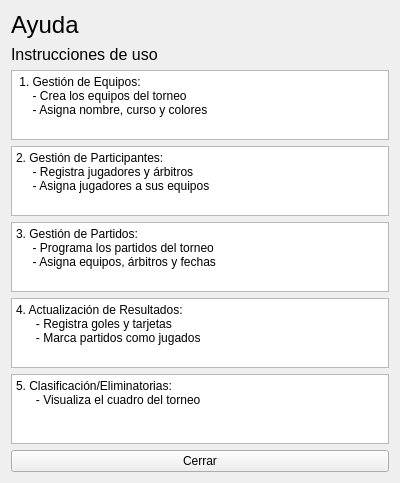
<?xml version="1.0" encoding="UTF-8"?>
<ui version="4.0">
 <class>Form</class>
 <widget class="QWidget" name="Form">
  <property name="geometry">
   <rect>
    <x>0</x>
    <y>0</y>
    <width>400</width>
    <height>462</height>
   </rect>
  </property>
  <property name="windowTitle">
   <string>Form</string>
  </property>
  <layout class="QVBoxLayout" name="verticalLayout">
   <item>
    <widget class="QLabel" name="label_titulo">
     <property name="font">
      <font>
       <pointsize>18</pointsize>
      </font>
     </property>
     <property name="text">
      <string>Ayuda</string>
     </property>
    </widget>
   </item>
   <item>
    <widget class="QLabel" name="label_2">
     <property name="font">
      <font>
       <pointsize>12</pointsize>
      </font>
     </property>
     <property name="text">
      <string>Instrucciones de uso</string>
     </property>
    </widget>
   </item>
   <item>
    <widget class="QPlainTextEdit" name="plainTextEdit">
     <property name="readOnly">
      <bool>true</bool>
     </property>
     <property name="plainText">
      <string> 1. Gestión de Equipos:                       
     - Crea los equipos del torneo             
     - Asigna nombre, curso y colores </string>
     </property>
    </widget>
   </item>
   <item>
    <widget class="QPlainTextEdit" name="plainTextEdit_2">
     <property name="readOnly">
      <bool>true</bool>
     </property>
     <property name="plainText">
      <string>2. Gestión de Participantes:                 
     - Registra jugadores y árbitros           
     - Asigna jugadores a sus equipos</string>
     </property>
    </widget>
   </item>
   <item>
    <widget class="QPlainTextEdit" name="plainTextEdit_3">
     <property name="readOnly">
      <bool>true</bool>
     </property>
     <property name="plainText">
      <string>3. Gestión de Partidos:                      
     - Programa los partidos del torneo        
     - Asigna equipos, árbitros y fechas</string>
     </property>
    </widget>
   </item>
   <item>
    <widget class="QPlainTextEdit" name="plainTextEdit_4">
     <property name="readOnly">
      <bool>true</bool>
     </property>
     <property name="plainText">
      <string>4. Actualización de Resultados:              
      - Registra goles y tarjetas               
      - Marca partidos como jugados</string>
     </property>
    </widget>
   </item>
   <item>
    <widget class="QPlainTextEdit" name="plainTextEdit_5">
     <property name="readOnly">
      <bool>true</bool>
     </property>
     <property name="plainText">
      <string>5. Clasificación/Eliminatorias:              
      - Visualiza el cuadro del torneo</string>
     </property>
    </widget>
   </item>
   <item>
    <widget class="QPushButton" name="btn_cerrar">
     <property name="text">
      <string>Cerrar</string>
     </property>
    </widget>
   </item>
  </layout>
 </widget>
 <resources/>
 <connections/>
</ui>
